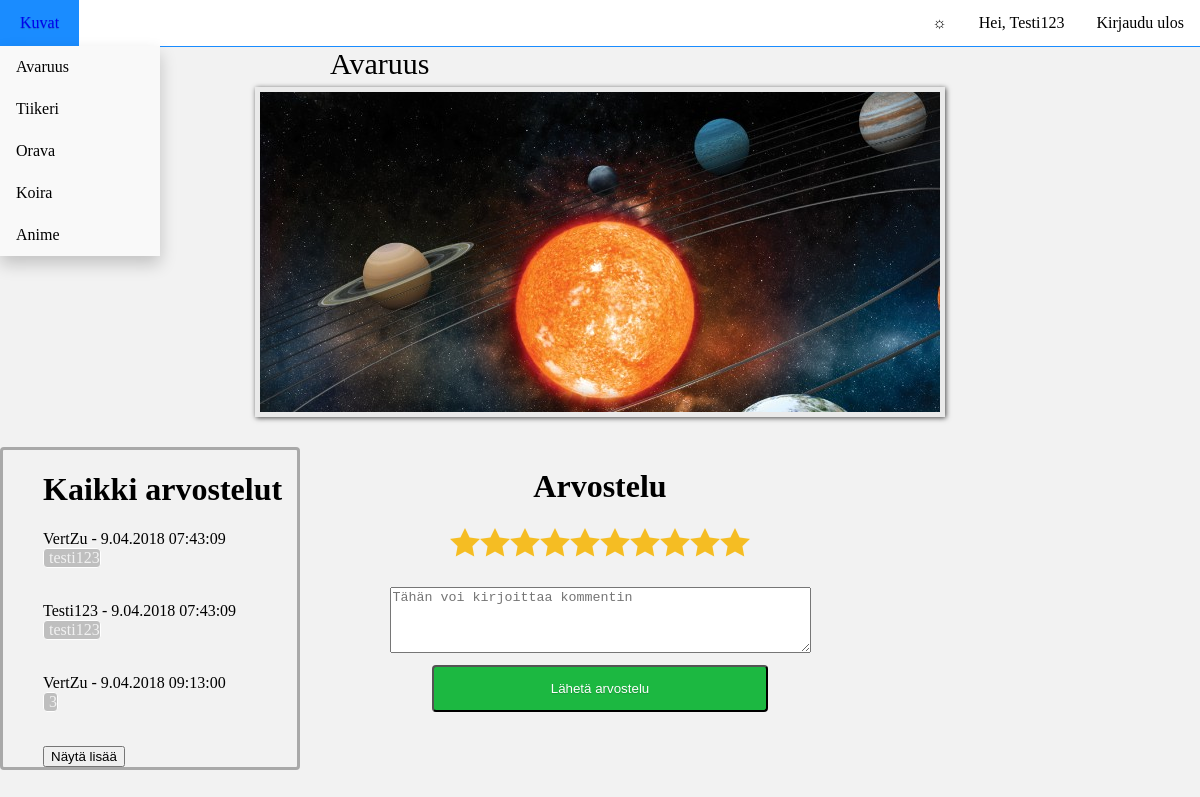
/dohtuproj/kuvat/space.php (signed in), run on an earlier commit of the app's database.
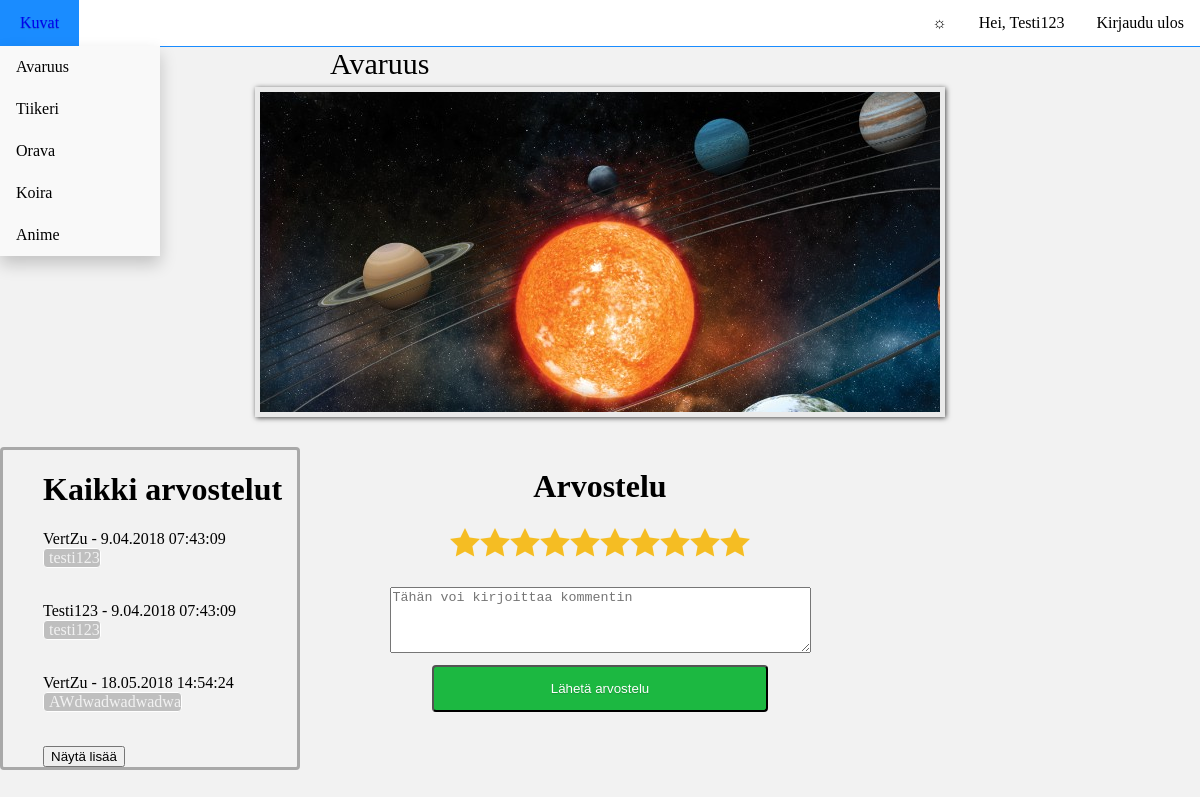
And on a later commit of the database.
### tables this page shows
CREATE TABLE `kommentti` (
  `kommentti_ID` int(11) NOT NULL,
  `userID` int(11) NOT NULL,
  `kuva` varchar(255) NOT NULL,
  `date` varchar(255) NOT NULL,
  `text` varchar(255) NOT NULL
);

CREATE TABLE `kayttajat` (
  `userID` int(11) NOT NULL,
  `name` varchar(50) DEFAULT NULL,
  `surname` varchar(50) DEFAULT NULL,
  `username` varchar(25) DEFAULT NULL,
  `password` varchar(400) DEFAULT NULL,
  `email` varchar(50) DEFAULT NULL,
  `rooli` varchar(255) NOT NULL
);

### dohtuproj/kuvat/space.php (the view, shortened to what this page needs)
<?PHP
$kuva = "Avaruus";
$connection = new mysqli("localhost", "root", "", "dohtuproj");
$result = $connection->query("SELECT kuva, date, text, kayttajat.username FROM kommentti INNER JOIN kayttajat WHERE kuva = '$kuva' LIMIT 3");
?>
<!DOCTYPE html>
<html>
    <head>
        <link rel="stylesheet" type="text/css" media="screen" href="/dohtuproj/res/css/styledit.css"/>
        <link rel="stylesheet" href="/dohtuproj/starability-minified/starability-all.min.css">
    </head>
    <body>
        <nav id="yo">
            <ul id="menu">
                <div class="dropdown">
                    <button id="dropbtn"><a class="active"  href="/dohtuproj/">Kuvat</a></button>
                    <div class="dropdown-content">
                        <a href="space.php">Avaruus</a>
                        <a href="tiger.php">Tiikeri</a>
                        <a href="squirrel.php">Orava</a>
                        <a href="doggo.php">Koira</a>
                        <a href="anime.php">Anime</a>
                    </div>
                </div>
                <li id="right"><a href="../logout">Kirjaudu ulos</a></li>
                <li id="right"><a href="../user.php">Hei, <?php echo $_SESSION["loggedin"]; ?></a></li>
            </ul>
        </nav>
        <div id="muo">Avaruus</div>
        <div id="content-slider">
            <div id="slider">
                <div id="mask">
                    <img src="/dohtuproj/images/space.jpg" alt="Avaruus"/>
                </div>
            </div>
        </div>
    <div id="kommenttisektio">
        <h1 id="night">Kaikki arvostelut</h1>
        <?php
        if ($result->num_rows > 0) {
            while ($row = $result->fetch_assoc()) {
                echo '<div id="name">' . $row["username"] . ' - '.$row["date"] .'</div><br>';
                echo '<div id="comment">' . $row["text"] . '</div><br><br><br>';
            }
        }
        ?>
        <input type="button" value="Näytä lisää" onclick="$('#kommenttisektio2').toggle();" />
        </div>
    <center>
        <h1 id="night"> Arvostelu </h1>
    </center>
    <center>
        <form method="post" action="<?php echo $_SERVER['PHP_SELF']; ?>">
            <fieldset class="starability-basic">
                <label for="rate1" title="1/10">1 tähti</label>
                <label for="rate2" title="2/10">2 tähteä</label>
                <label for="rate3" title="3/10">3 tähteä</label>
                <label for="rate4" title="4/10">4 tähteä</label>
                <label for="rate5" title="5/10">5 tähteä</label>
                <label for="rate6" title="6/10">6 tähteä</label>
                <label for="rate7" title="7/10">7 tähteä</label>
                <label for="rate8" title="8/10">8 tähteä</label>
                <label for="rate9" title="9/10">9 tähteä</label>
                <label for="rate10" title="10/10">10 tähteä</label>
            </fieldset>
    </center>
    <center>
        <textarea placeholder="Tähän voi kirjoittaa kommentin" name="comment" cols="50" rows="4"></textarea>
</center>
<center>
    <button type="submit" name="submitKuva" class="submitKuva">Lähetä arvostelu</button>
</center>
</body>
</html>

### dohtuproj/res/css/styledit.css (style rules this page uses)
html, body { min-width:960px; }
.dropdown { float: left; overflow: hidden; }
.dropdown #dropbtn { font-size: 16px; border: none; outline: none; color: white; font-family: inherit; margin: 0; text-decoration: none; border-radius: 0px; background-color: #1a8cff; }
.dropdown #dropbtn .active { background-color: #1a8cff; }
#dropbtn { background-color: white; }
#dropbtn a { text-decoration: none; border: none; border-radius: 0px; }
.dropdown-content { display: none; position: absolute; background-color: #f9f9f9; min-width: 160px; box-shadow: 0px 8px 16px 0px rgba(0,0,0,0.2); z-index: 1; }
.dropdown-content a { float: none; color: black; padding: 12px 16px; text-decoration: none; display: block; text-align: left; }
body { margin: 0; background: #f2f2f2; }
button { background: rgb(28, 184, 65); color: white; padding: 14px 20px; margin: 8px 0; border-radius: 4px; text-shadow: 0 1px 1px rgba(0, 0, 0, 0.2); cursor: pointer; }
.submitKuva { width: 28%; }
nav { border-bottom: 1px solid #1a8cff; }
nav ul { list-style-type: none; margin: 0; padding: 0; overflow: hidden; background-color: white; }
nav li { float: left; }
#name { position: absolute; }
#kommenttisektio h1 { padding-right: 15px; align-content: center; }
#kommenttisektio { padding-left: 40px; border: 3px solid #a9a9a9; position: absolute; border-radius: 4px; overflow: hidden; word-break: break-word; }
#comment { color: #f2f2f2; background-color: #bfbfbf; border: 1px solid white; border-radius: 4px; padding-left: 5px; position: absolute; word-break: break-word; display: block; }
nav li a { display: block; color: black; text-align: center; padding: 14px 16px; text-decoration: none; }
#right { float: right; }
.active { background-color: #1a8cff; }
#content-slider { width:100%; height:360px; margin:10px auto 0; }
#slider { background:#000; border:5px solid #eaeaea; box-shadow:1px 1px 5px rgba(0,0,0,0.7); height:320px; width:680px; margin:40px auto 0; overflow:visible; position:relative; }
#mask { overflow:hidden; height:320px; }
#muo { padding-left: 330px; position: absolute; font-size: 30px; }

What changed in the data, as far as the page shows it:
removed kommentti: userID.username "VertZu", date "9.04.2018 09:13:00", text "3"
added kommentti: userID.username "VertZu", date "18.05.2018 14:54:24", text "AWdwadwadwadwa"
